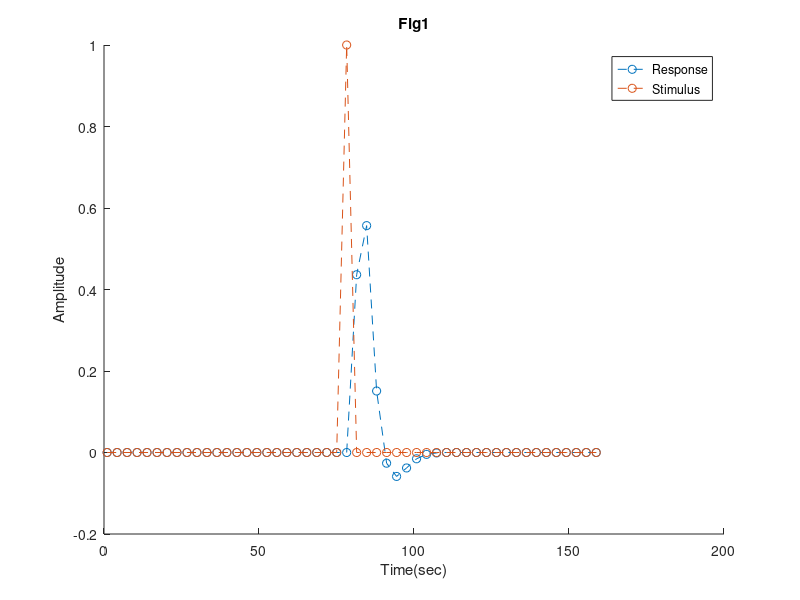

The MATLAB script that drew this image: (Note: this script raises an error after producing the figure.)
%% Code Appendix:
%% 6.6A,B
%Loading file:
load('opdracht_fMRI_klein.mat');

%Initiating vectors.
v1 = zeros(1,50);
v1(25) = 1;

%Convolve v1 with hrf.
r1 = conv(v1,hrf);
r1 = r1(1:50);

%Initiating time series.
time = 1:3.22:50*3.22;

%Plotting
figure('Position', [250, 250, 1024, 1200]);
hold on;
title("Fig1");
plot(time,r1,'o--');
plot(time,v1,'o--');
legend("Response","Stimulus");
xlabel("Time(sec)");
ylabel("Amplitude");
hold off;

%% 6.6C
%A
%Loading file
load('opdracht_fMRI_klein.mat');

%Initiating vector and time series.
D = zeros(5,360);
time = 1:3.22:360*3.22;

%F
%Inserting data into non convolved design matrix.
D(1,:) = 1;
D(2,fix) = 1;
D(3,stat) = 1;
D(4,natt) = 1;
D(5,att) = 1;
D = D';

%B
%Plotting design with function.
figure('Position', [250, 250, 1024, 1200]);
design(D,time,"");

%D
%Convolving design matrix.
resp = conv2(D,hrf);
resp = resp(1:360,:);

%E
%Plotting convolved design matrix with function.
figure('Position', [250, 250, 1024, 1200]);
design(resp,time,"Response");

%% 6.6D
%A
%Plotting bolt and responses superexposed.
figure('Position', [250, 250, 1024, 1200]);
for i=1:3
    subplot(3,1,i)
    hold on
    title("Fig4." + i);
    plot(time,bold(:,i));
    for(j=1:4)
        plot(time,resp(:,j+1),'o--');
    end
    legend("Bolt","Fix resp","Stat resp","Natt resp","Att resp");
    xlabel("Time(sec)");
    ylabel("Amplitude");
    hold off
end

%B
%Initating vector and filling with regression coefs.
beta = zeros(5,3);
for i=1:3
    beta(:,i) = regress(bold(:,i),resp);
end

%C
%fitting data by multiplying by convolved design matrix.
fitted = resp*beta;
%Calculating error
error = abs(bold - fitted);
%Plotting fitted data, measured data and error superexposed.
figure('Position', [250, 250, 1024, 1200]);
for i=1:3
    subplot(3,1,i)
    hold on;
    plot(time,bold(:,i),'go--');
    plot(time,fitted(:,i),'bo--');
    plot(time,error(:,i),'ro--');
    xlabel("Time(sec)")
    ylabel("Amplitude")
    title("Fig5." + i);
    legend("Bolt","Bolt*","Error");
    hold off;
end

%D
%Computing sum of squared errors.
sse = sum(error.^2);

%% 6.6E
%A
%Plotting histogram of regression coefs.
figure('Position', [250, 250, 1024, 1200]);
for i=1:3
    subplot(3,1,i);
    hold on;
    title("fig6." + i);
    bar(beta(2:end,i));
    xlabel("Index")
    ylabel("Value")
    xlim([1,4]);
end
%B
%Calculating differenses
betastar = zeros(3,3)
betastar(1,:) = beta(2,:) - beta(3,:);
betastar(2,:) = beta(3,:) - beta(4,:);
betastar(3,:) = beta(5,:) - beta(4,:);

%Plotting
figure('Position', [250, 250, 1024, 1200]);
hold on;
title("Fig7");
bar(betastar);
legend("Stat - Fix", "Natt - Stat", "Att - Natt");
hold off
%% 7.4
load('detection.mat');
%Initiating data matrices.
d1 = zeros(4,6);
d2 = zeros(4,6);
%Filling data matrices with the false pos, false neg rates, d-prime and
%criterion values
for i=1:6
    d1(1,i) = sum(Resp1(:,1) == Stim1(:,i))/1000;
    d2(1,i) = sum(Resp2(:,1) == Stim2(:,i))/1000;
    d1(2,i) = sum(Resp1(:,1) == 1 & Stim1(:,i) ==0)/1000;
    d2(2,i) = sum(Resp2(:,1) == 1 & Stim2(:,i) ==0)/1000;
    [d1(3,i),d1(4,i)] = dcrit(d1(1,i),d1(2,i));
    [d2(3,i),d2(4,i)] = dcrit(d2(1,i),d2(2,i));
end